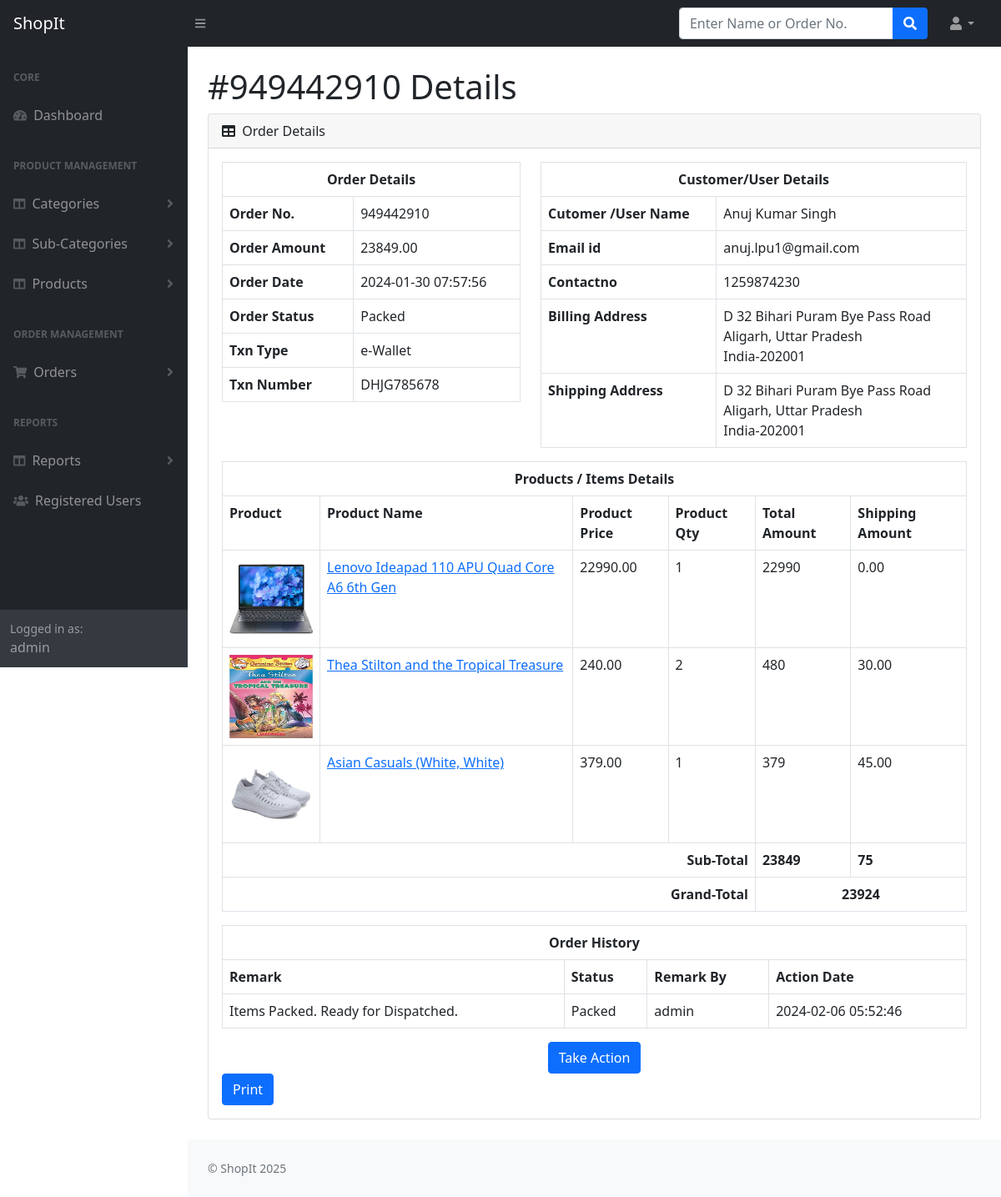
The page /admin/order-details.php?orderid=2 (signed in) on the database its author committed.
### tables this page shows
CREATE TABLE `orders` (
  `id` int(11) NOT NULL,
  `orderNumber` bigint(12) DEFAULT NULL,
  `userId` int(11) DEFAULT NULL,
  `addressId` int(11) DEFAULT NULL,
  `totalAmount` decimal(10,2) DEFAULT NULL,
  `txnType` varchar(200) DEFAULT NULL,
  `txnNumber` varchar(50) DEFAULT NULL,
  `orderStatus` varchar(120) DEFAULT NULL,
  `orderDate` timestamp NOT NULL DEFAULT current_timestamp()
);

CREATE TABLE `users` (
  `id` int(11) NOT NULL,
  `name` varchar(255) DEFAULT NULL,
  `email` varchar(255) DEFAULT NULL,
  `contactno` bigint(11) DEFAULT NULL,
  `password` varchar(255) DEFAULT NULL,
  `regDate` timestamp NOT NULL DEFAULT current_timestamp(),
  `updationDate` timestamp NULL DEFAULT NULL ON UPDATE current_timestamp()
);

CREATE TABLE `addresses` (
  `id` int(11) NOT NULL,
  `userId` int(11) DEFAULT NULL,
  `billingAddress` varchar(255) DEFAULT NULL,
  `biilingCity` varchar(150) DEFAULT NULL,
  `billingState` varchar(100) DEFAULT NULL,
  `billingPincode` int(11) DEFAULT NULL,
  `billingCountry` varchar(100) DEFAULT NULL,
  `shippingAddress` varchar(300) DEFAULT NULL,
  `shippingCity` varchar(150) DEFAULT NULL,
  `shippingState` varchar(100) DEFAULT NULL,
  `shippingPincode` int(11) DEFAULT NULL,
  `shippingCountry` varchar(100) DEFAULT NULL,
  `postingDate` timestamp NULL DEFAULT current_timestamp()
);

CREATE TABLE `ordersdetails` (
  `id` int(11) NOT NULL,
  `orderNumber` bigint(12) DEFAULT NULL,
  `userId` int(11) DEFAULT NULL,
  `productId` int(11) DEFAULT NULL,
  `quantity` int(11) DEFAULT NULL,
  `orderDate` timestamp NOT NULL DEFAULT current_timestamp(),
  `orderStatus` varchar(55) DEFAULT NULL
);

CREATE TABLE `products` (
  `id` int(11) NOT NULL,
  `category` int(11) NOT NULL,
  `subCategory` int(11) DEFAULT NULL,
  `productName` varchar(255) DEFAULT NULL,
  `productCompany` varchar(255) DEFAULT NULL,
  `productPrice` decimal(10,2) DEFAULT NULL,
  `productPriceBeforeDiscount` decimal(10,2) DEFAULT NULL,
  `productDescription` longtext DEFAULT NULL,
  `productImage1` varchar(255) DEFAULT NULL,
  `productImage2` varchar(255) DEFAULT NULL,
  `productImage3` varchar(255) DEFAULT NULL,
  `shippingCharge` decimal(10,2) DEFAULT NULL,
  `productAvailability` varchar(255) DEFAULT NULL,
  `postingDate` timestamp NULL DEFAULT current_timestamp(),
  `updationDate` timestamp NULL DEFAULT NULL ON UPDATE current_timestamp(),
  `addedBy` int(11) DEFAULT NULL,
  `lastUpdatedBy` int(2) DEFAULT NULL
);

CREATE TABLE `ordertrackhistory` (
  `id` int(11) NOT NULL,
  `orderId` int(11) DEFAULT NULL,
  `status` varchar(255) DEFAULT NULL,
  `remark` mediumtext DEFAULT NULL,
  `actionBy` int(3) DEFAULT NULL,
  `postingDate` timestamp NOT NULL DEFAULT current_timestamp(),
  `canceledBy` varchar(100) DEFAULT NULL
);

### admin/order-details.php (the view, shortened to what this page needs)
<?php session_start();
include_once('includes/config.php');
if(strlen( $_SESSION["aid"])==0)
{
header('location:logout.php');
} else {
?>
<!DOCTYPE html>
<html lang="en">
    <head>
        <link href="https://cdn.jsdelivr.net/npm/simple-datatables@latest/dist/style.css" rel="stylesheet" />
        <link href="css/styles.css" rel="stylesheet" />
    </head>
    <body class="sb-nav-fixed">
 <?php include_once('includes/header.php');?>
        <div id="layoutSidenav">
       <?php include_once('includes/sidebar.php');?>
            <div id="layoutSidenav_content">
                <main>
<tbody>
<?php
$oid=$_GET['orderid'];
$query=mysqli_query($con,"SELECT orders.id,orderNumber,totalAmount,orderStatus,orderDate,users.contactno,orders.txnType,orders.txnNumber
,users.name,users.email,users.contactno,billingAddress,biilingCity,billingState,billingPincode,billingCountry,shippingAddress,shippingCity,shippingState,shippingPincode,shippingCountry
    FROM `orders` join users on users.id=orders.userId
join addresses on addresses.id=orders.addressId
    where (orders.id='$oid')");
$cnt=1;
while($row=mysqli_fetch_array($query))
{
?>
                    <div class="container-fluid px-4" >
                        <h1 class="mt-4">#<?php echo htmlentities($row['orderNumber']);?> Details</h1>
                        <div class="card mb-4">
                            <div class="card-header">
                                <i class="fas fa-table me-1"></i>
                                Order Details
                            </div>
                            <div class="card-body" id="print">
                                <div class="row">
                                    <div class="col-5">
                                <table class="table table-bordered" border='1' width="100%">
                                        <tr>
                                            <th colspan="2" style="text-align:center;">Order Details</th>
                                        </tr>
                                        <tr>
                                            <th>Order No.</th>
                                            <td><?php echo htmlentities($row['orderNumber']);?></td>
                                            </tr>
                                            <tr>
                                            <th>Order Amount</th>
                                            <td> <?php echo htmlentities($row['totalAmount']);?></td>
                                            </tr>
                                            <tr>
                                            <th>Order Date</th>
                                            <td><?php echo htmlentities($row['orderDate']);?></td>
                                        </tr>
                                        <tr>
                                            <th>Order Status</th>
                                               <td><?php $ostatus=$row['orderStatus'];
                                               if($ostatus==''):
                                                echo "Not Processed Yet";
                                            else:
                                                echo $ostatus;
                                            endif;
                                           ?></td>
                                           </tr>
                                             <tr>
                                            <th>Txn Type</th>
                                               <td><?php echo htmlentities($row['txnType']);?></td>
                                           </tr>
   <tr>
                                            <th>Txn Number</th>
                                               <td><?php echo htmlentities($row['txnNumber']);?></td>
                                           </tr>
                                    </tbody>
                                </table></div>
 <div class="col-7" style="float:left;">
        <table class="table table-bordered" border="1" width="100%">
                                        <tr>
                                            <th colspan="2" style="text-align:center;">Customer/User Details</th>
                                        </tr>
                                        <tr>
                                            <th>Cutomer /User Name</th>
                                            <td><?php echo htmlentities($row['name']);?></td>
                                            </tr>
                                            <tr>
                                            <th>Email id </th>
                                            <td> <?php echo htmlentities($row['email']);?></td>
                                            </tr>
                                            <tr>
                                            <th>Contactno</th>
                                            <td><?php echo htmlentities($row['contactno']);?></td>
                                        </tr>
                                        <tr>
                                            <th>Billing Address</th>
                                               <td><?php echo htmlentities($row['billingAddress']);?><br />
                                                <?php echo htmlentities($row['biilingCity']);?>, <?php echo htmlentities($row['billingState']);?><br />
                                                <?php echo htmlentities($row['billingCountry']);?>-<?php echo htmlentities($row['billingPincode']);?>
                                               </td>
                                           </tr>
                                             <tr>
                                            <th>Shipping Address</th>
                                               <td><?php echo htmlentities($row['shippingAddress']);?><br />
                                            <?php echo htmlentities($row['shippingCity']);?>, <?php echo htmlentities($row['shippingState']);?><br />
                                                <?php echo htmlentities($row['shippingCountry']);?>-<?php echo htmlentities($row['shippingPincode']);?>
                                               </td>
                                           </tr>
                                        <?php $cnt=$cnt+1; } ?>
                                </table></div>
 <div class="col-12">
        <table class="table table-bordered" border="1">
                                        <tr>
                                            <th colspan="6" style="text-align:center;">Products / Items Details</th>
                                        </tr>
                                        <tr>
                                            <th>Product</th>
                                            <th>Product Name</th>
                                            <th>Product Price </th>
                                            <th>Product Qty</th>
                                            <th>Total Amount</th>
                                            <th>Shipping Amount</th>
                                        </tr>
<?php
$oid=$_GET['orderid'];
$query=mysqli_query($con,"SELECT products.id as pid,products.productName,products.productImage1,products.productPrice,products.shippingCharge, ordersdetails.quantity FROM `ordersdetails`
JOIN orders on orders.orderNumber=ordersdetails.orderNumber
join products on products.id=ordersdetails.productId
    where (orders.id='$oid')");
while($row=mysqli_fetch_array($query))
{
?>
             <tr>
                    <td><img src="productimages/<?php echo htmlentities($row['productImage1']);?>" alt="<?php echo htmlentities($row['productName']);?>" width="100" height="100"></td>
                    <td>
                       <a href="edit-product.php?id=<?php echo htmlentities($pd=$row['pid']);?>" target="_blank"><?php echo htmlentities($row['productName']);?></a>
        </td>
<td><?php echo htmlentities($row['productPrice']);?></td>
                    <td><?php echo htmlentities($row['quantity']);?></td>
                     <td><?php echo htmlentities($totalamount=$row['quantity']*$row['productPrice']);?></td>
                        <td><?php echo htmlentities($tshipping=$row['shippingCharge']);?></td>
                </tr>
<?php
$grandtotalamount+=$totalamount;
$grandtshipping+=$tshipping;
} ?>
<tr>
    <th colspan="4" style="text-align:right;">Sub-Total</th>
    <th><?php echo htmlentities(round($grandtotalamount,2));?></th>
    <th><?php echo htmlentities(round($grandtshipping,2));?></th>
</tr>
<tr>
    <th colspan="4" style="text-align:right;">Grand-Total</th>
    <th colspan="2" style="text-align:center;"><?php echo htmlentities(round($grandtotalamount+$grandtshipping,2));?></th>
</tr>
                                </table></div>
<?php
$query=mysqli_query($con,"SELECT remark,status,postingDate,tbladmin.username FROM `ordertrackhistory`
join tbladmin on tbladmin.id=ordertrackhistory.actionBy
    where (ordertrackhistory.orderId='$oid')");
$count=mysqli_num_rows($query);
if($count>0){
     ?>
 <div class="col-12">
        <table class="table table-bordered" border="1" width="100%">
                                        <tr>
                                            <th colspan="6" style="text-align:center;">Order History</th>
                                        </tr>
                                        <tr>
                                            <th>Remark</th>
                                            <th>Status</th>
                                            <th>Remark By </th>
                                            <th>Action Date</th>
                                        </tr>
<?php
while($row=mysqli_fetch_array($query))
{
?>
<tr>
<td><?php echo htmlentities($row['remark']);?></td>
<td><?php echo htmlentities($row['status']);?></td>
<td><?php echo htmlentities($row['username']);?></td>
<td><?php echo htmlentities($row['postingDate']);?></td>
</tr>
<?php } ?>
</table></div>
<?php } ?>
<?php if($ostatus==''|| $ostatus=='Packed' || $ostatus=='Dispatched' || $ostatus=='In Transit' || $ostatus=='Out For Delivery'): ?>
<div align="center"><button class="btn btn-primary" type="button" data-bs-toggle="modal" data-bs-target="#exampleModal">Take Action</button>
</div>
<?php endif;?>
<div style="float:right;">
  <button class="btn btn-primary" style="cursor: pointer;"  OnClick="CallPrint(this.value)" >Print</button></div>
                            </div>
<?php include_once('includes/footer.php');?>
    </body>
</html>
<?php } ?>

### rows shown on the page
orders: orderNumber "949442910", totalAmount "23849.00", orderDate "2024-01-30 07:57:56", orderStatus "Packed", txnType "e-Wallet", txnNumber "DHJG785678", userId.name "Anuj Kumar Singh", userId.email "anuj.lpu1@gmail.com", userId.contactno "1259874230", addressId.billingAddress "D 32 Bihari Puram Bye Pass Road", addressId.biilingCity "Aligarh", addressId.billingState "Uttar Pradesh", addressId.billingCountry "India", addressId.billingPincode "202001", addressId.shippingAddress "D 32 Bihari Puram Bye Pass Road", addressId.shippingCity "Aligarh", addressId.shippingState "Uttar Pradesh", addressId.shippingCountry "India", addressId.shippingPincode "202001"
ordersdetails: productId.productImage1 (picture), productId.productName "Lenovo Ideapad 110 APU Quad Core A6 6th Gen", productId.productPrice "22990.00", quantity "1", $totalamount=$row['quantity']*$row['productPrice'] "22990", productId.shippingCharge "0.00"
ordersdetails: productId.productImage1 (picture), productId.productName "Thea Stilton and the Tropical Treasure", productId.productPrice "240.00", quantity "2", $totalamount=$row['quantity']*$row['productPrice'] "480", productId.shippingCharge "30.00"
ordersdetails: productId.productImage1 (picture), productId.productName "Asian Casuals (White, White)", productId.productPrice "379.00", quantity "1", $totalamount=$row['quantity']*$row['productPrice'] "379", productId.shippingCharge "45.00"
ordertrackhistory: remark "Items Packed. Ready for Dispatched.", status "Packed", tbladmin.username "admin", postingDate "2024-02-06 05:52:46"

### other values the page prints
$_SESSION['alogin'] "admin"
$grandtotalamount "23849"
$grandtshipping "75"
$grandtotalamount+$grandtshipping "23924"
